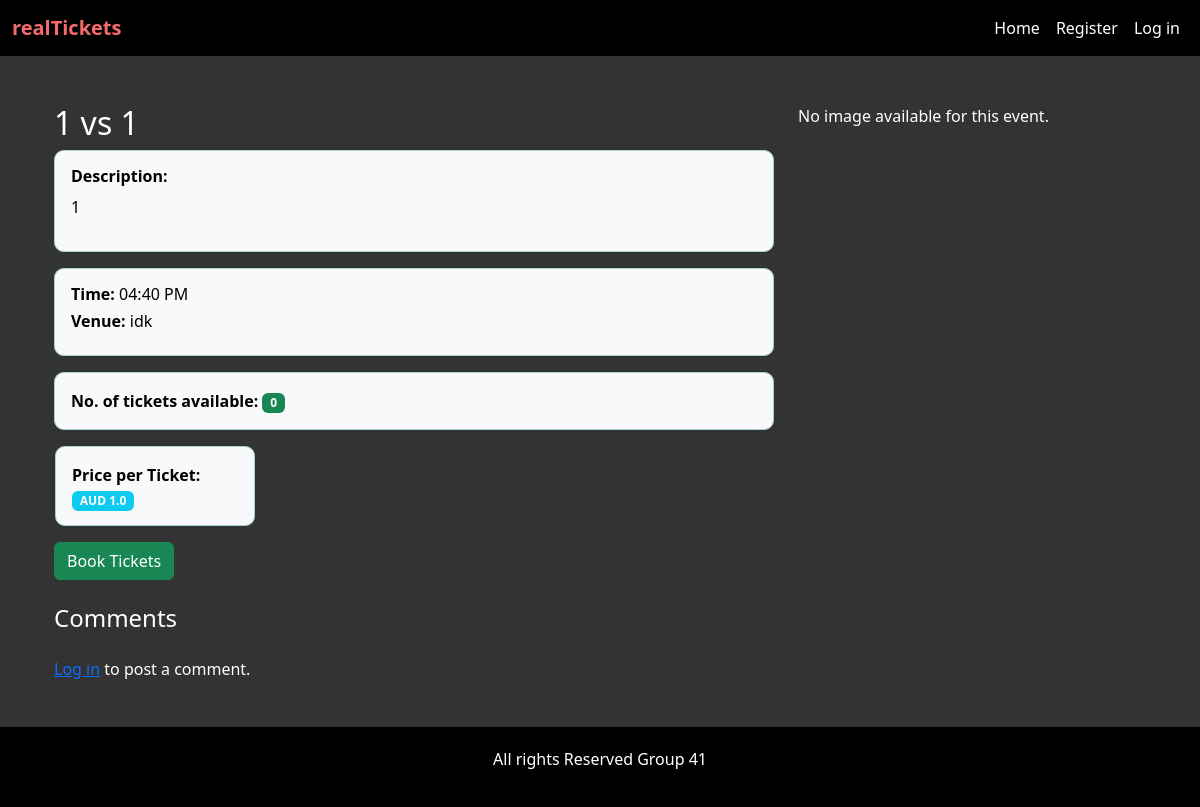
Screenshot of /event/1 with the database file from the repository.
### index/models.py (models this page shows, shortened)
class Event(db.Model):
    __tablename__ = 'events'  # Ensure this matches your database table name
    id = db.Column(db.Integer, primary_key=True)
    name = db.Column(db.String(100), nullable=False)
    date = db.Column(db.DateTime, default=datetime.utcnow)
    location = db.Column(db.String(200))
    description = db.Column(db.Text, nullable=True)
    seats_available = db.Column(db.Integer, nullable=False)
    status = db.Column(db.String(50), nullable=False, default='Open')  # Default to 'Open'
    price_per_ticket = db.Column(db.Float, nullable=False)  # Price per ticket
    created_by = db.Column(db.Integer, db.ForeignKey('user.id'), nullable=False)  # Reference to the user
    created_at = db.Column(db.DateTime, default=datetime.utcnow)  # Track creation time
    comments = db.relationship('Comment', backref='event', lazy=True)
    tickets = db.relationship('Ticket', back_populates='event', cascade='all, delete-orphan')
    image_filename = db.Column(db.String(120), nullable=True)  # Image filename

### index/views.py (the view)
@main_bp.route('/event/<int:event_id>')
def event_details(event_id):
    event = Event.query.get(event_id)
    if event is None:
        flash('Event not found', 'danger')
        return redirect(url_for('main.home'))
    return render_template('event_details.html', event=event)

### index/templates/event_details.html (shortened to what this page needs)
{% extends "base.html" %}
{% block content %}
<div class="container mt-4">
    <div class="row">
        <div class="col-md-8">
            <h2 class="event-title">{{ event.name }}</h2>
            <div class="description custom-box">
                <h6><strong>Description:</strong></h6>
                <p>{{ event.description }}</p>
            </div>
            <div class="event-details custom-box">
                <h6><strong>Time:</strong> {{ event.date.strftime('%I:%M %p') }}</h6>
                <h6><strong>Venue:</strong> {{ event.location }}</h6>
            </div>
            <div class="tickets-available custom-box">
                <strong>No. of tickets available:</strong> <span class="badge bg-success">{{ event.seats_available
                    }}</span>
            </div>
        </div>
        <div class="col-md-4">
            {% if event.image_filename %}
            <img src="{{ url_for('static', filename='uploads/' ~ event.image_filename) }}"
                class="img-fluid rounded mb-4" alt="Event Image">
            {% else %}
            <p>No image available for this event.</p>
            {% endif %}
        </div>
        <div class="ticket-price custom-box"
            style="max-width: 200px !important; max-height: 80px !important; margin-left: 13px !important;">
            <strong>Price per Ticket:</strong>
            <span class="badge bg-info">AUD {{ event.price_per_ticket }}</span>
        </div>
    </div>
    <div class="text-start mb-4">
        {% if event.status in ['Sold Out', 'Cancelled', 'Inactive'] %}
        <button class="btn btn-secondary" disabled>Sold Out / Inactive / Cancelled</button>
        {% else %}
        <a href="{{ url_for('main.tickets', event_id=event.id) }}" class="btn btn-success">Book Tickets</a>
        {% endif %}
    </div>
    <h4 class="mt-4">Comments</h4>
    {% if current_user.is_authenticated %}
    <form action="{{ url_for('main.post_comment', event_id=event.id) }}" method="POST" class="mb-4">
        <div class="mb-3">
            <label for="content" class="form-label">Your Comment</label>
            <textarea class="form-control" id="content" name="content" rows="3" required></textarea>
        </div>
        <button type="submit" class="btn btn-primary">Post Comment</button>
    </form>
    {% else %}
    <p><a href="{{ url_for('main.login') }}">Log in</a> to post a comment.</p>
    {% endif %}
</div>
{% endblock %}

### index/templates/base.html (style rules this page uses)
body { background-color: #333; color: white; min-height: 100vh; display: flex; flex-direction: column; }

### index/templates/event_details.html (style rules this page uses)
.custom-box { background-color: #f8f9fa; color: black; border: 1px solid #a6d1d1; border-radius: 0.60rem; padding: 1rem; margin-bottom: 1rem; }

### rows the page displays
Event: name "1 vs 1", description "1", date "04:40 PM", location "idk", seats_available "0", price_per_ticket "1.0"
